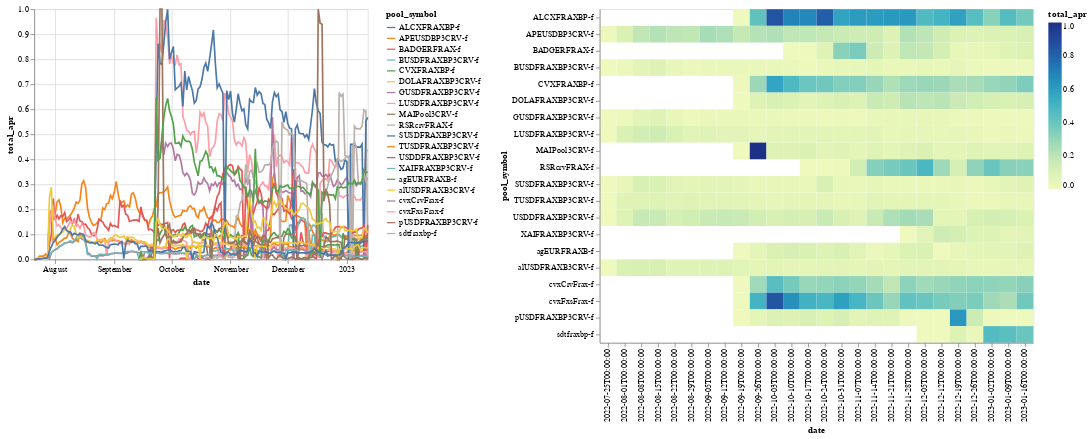

The notebook cell this image was saved under:
### Code cell
d = (
    df_mpool_snaps.loc[~df_mpool_snaps.total_apr.isna()]
    .merge(df_pools, on="pool_address")
    [['date', 'total_apr', 'pool_symbol']]
) 
d_weekly = (
    d.groupby(['pool_symbol', pd.Grouper(key='date', freq='W-MON')]).mean().reset_index()
)

selection = alt.selection_multi(fields=['pool_symbol'], bind='legend')

(
    alt.Chart(d)
    .mark_line()
    .encode(
        x="date:T", 
        y=alt.Y("total_apr:Q", scale=alt.Scale(domain=(0, 1), clamp=True)), 
        color="pool_symbol:N",
        opacity=alt.condition(selection, alt.value(1), alt.value(0.2))
    )
    .add_selection(selection) 
) | (
    alt.Chart(d_weekly)
    .mark_rect()
    .encode(
        x="date:O", 
        y="pool_symbol:N", 
        color=alt.Color("total_apr:Q", scale=alt.Scale(domain=(0, 1), clamp=True)), 
        tooltip=["date:O", "pool_symbol:N", "total_apr:Q"]
    )
    
)

### Figure 1 — Vega-Lite specification as saved in the notebook (floating-point values rounded to 4 significant figures; data arrays with more than 128 entries replaced by an {"elided": "..."} marker saying what was removed)
{"config": {"view": {"continuousWidth": 400, "continuousHeight": 300}}, "hconcat": [{"data": {"name": "data-5a9179440393a830bee91768bf5113e6"}, "mark": "line", "encoding": {"color": {"field": "pool_symbol", "type": "nominal"}, "opacity": {"condition": {"value": 1, "selection": "selector001"}, "value": 0.2}, "x": {"field": "date", "type": "temporal"}, "y": {"field": "total_apr", "scale": {"clamp": true, "domain": [0, 1]}, "type": "quantitative"}}, "selection": {"selector001": {"type": "multi", "fields": ["pool_symbol"], "bind": "legend"}}}, {"data": {"name": "data-99b4ef34b15bafbd9552b5e5ae2112f5"}, "mark": "rect", "encoding": {"color": {"field": "total_apr", "scale": {"clamp": true, "domain": [0, 1]}, "type": "quantitative"}, "tooltip": [{"field": "date", "type": "ordinal"}, {"field": "pool_symbol", "type": "nominal"}, {"field": "total_apr", "type": "quantitative"}], "x": {"field": "date", "type": "ordinal"}, "y": {"field": "pool_symbol", "type": "nominal"}}}], "$schema": "https://vega.github.io/schema/vega-lite/v4.17.0.json", "datasets": {"data-5a9179440393a830bee91768bf5113e6": {"elided": "2653 records"}, "data-99b4ef34b15bafbd9552b5e5ae2112f5": {"elided": "396 records"}}}
